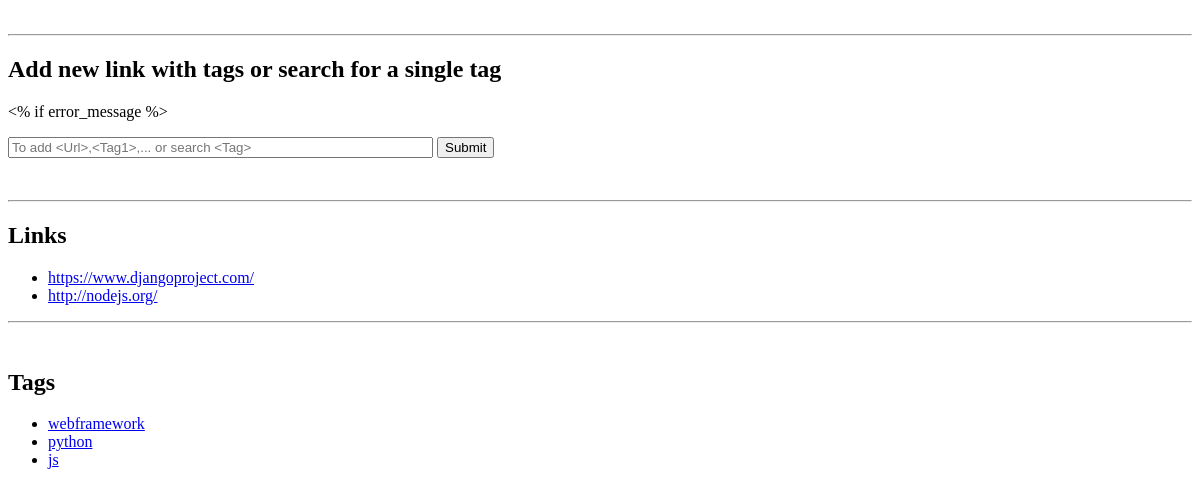
The page /bookmarks/ on the database as committed earlier.
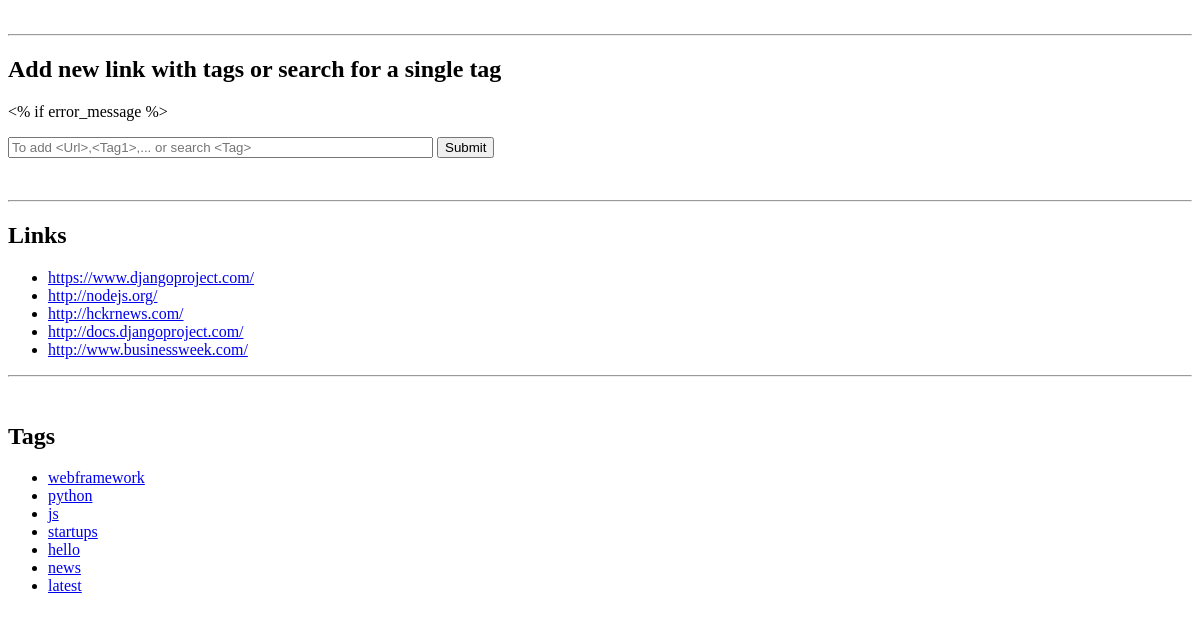
The same page on the database as committed later.
### bookmarks/models.py (models this page shows, shortened)
class Link(models.Model):
  url = models.URLField()
  tags = models.ManyToManyField(Tags)

class Tags(models.Model):
  name = models.CharField(max_length=20)

### bookmarks/views.py (the view)
def index(request):
  all_link_list = Link.objects.all()
  all_tag_list = Tags.objects.all()
  context = {'all_link_list' : all_link_list,'all_tag_list' : all_tag_list}
  return render(request,'bookmarks/index.html',context)

### bookmarks/templates/bookmarks/index.html (shortened to what this page needs)
<br><hr>
<h2>Add new link with tags or search for a single tag</h2>
<% if error_message %><p><strong>{{ error_message }}</strong></p>
<form action="{% url 'bookmarks:addlink' %}" method="post">
<input type="text" name="url_tag" size="50" placeholder="To add <Url>,<Tag1>,... or search <Tag>">
<input type="submit" value="Submit">
</form>
<hr>
<h2>Links</h2>
{% if all_link_list %}
  <ul>
  {% for link in all_link_list %}
    <li><a href="{% url 'bookmarks:linkdetail' link.id %}">{{ link.url }}</a></li>
  {% endfor %}
  </ul>
{% else %}
  <p>No links are available.</p>
{% endif %}
<hr>
<h2>Tags</h2>
{% if all_tag_list %}
  <ul>
  {% for tag in all_tag_list %}
    <li><a href="{% url 'bookmarks:tagdetail' tag.id %}">{{ tag.name }}</a></li>
  {% endfor %}
  </ul>
{% else %}
  <p>No tags available</p>
{% endif %}

Rows that differ between the two databases and show on the page:
added Link: url "http://hckrnews.com/"
added Link: url "http://docs.djangoproject.com/"
added Link: url "http://www.businessweek.com/"
added Tags: name "startups"
added Tags: name "hello"
added Tags: name "news"
added Tags: name "latest"
